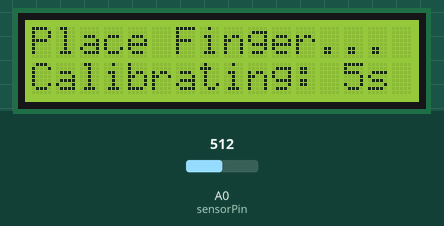
This sketch was run on a simulated Arduino Uno, built with avr-gcc and run on an emulated ATmega328P. Parts: 16×2 character LCD. The inputs (shaded band) are chosen by the test bench; at power-on: A0 (sensorPin) = 512. What the sketch prints to the serial monitor is not drawn.

Above: at 0.2 s.
At 5.2 s:
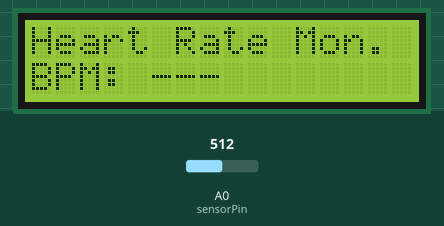

The sketch:

heart-rate-monitor-with-dfrobot-ppg-heart-rate-sensor.ino
```cpp
#include <Wire.h>
#include <LiquidCrystal_I2C.h>

// Initialize the 16x2 LCD at I2C address 0x27
LiquidCrystal_I2C lcd(0x27, 16, 2);

// Pin Configurations
const int sensorPin = A0;

// Timing Variables
unsigned long lastBeatTime = 0;
const int samplePeriod = 20; // Sample every 20ms (50Hz)
unsigned long lastSampleTime = 0;

// Signal Variables
int signalValue = 0;
int maxSignal = 0;
int minSignal = 1023;
int threshold = 850;   // Dynamic default, will overwrite during calibration
bool pulseDetected = false;
int bpm = 0;

// Custom heart icon byte array
byte heartIcon[] = {
  B00000, B01010, B11111, B11111, B11111, B01110, B00100, B00000
};

void setup() {
  Serial.begin(115200);

  lcd.init();
  lcd.backlight();
  lcd.createChar(0, heartIcon);

  // 1. CALIBRATION PHASE: Run for the first 5 seconds
  lcd.setCursor(0, 0);
  lcd.print("Place Finger... ");
  lcd.setCursor(0, 1);
  lcd.print("Calibrating: 5s ");

  unsigned long calibrationStart = millis();
  while (millis() - calibrationStart < 5000) {
    int sensorRead = analogRead(sensorPin);
    if (sensorRead > maxSignal) maxSignal = sensorRead;
    if (sensorRead < minSignal && sensorRead > 200) minSignal = sensorRead; // Ignore 0 readings
    delay(20);
  }

  // Set the threshold exactly halfway between your finger's peak and valley readings
  threshold = (maxSignal + minSignal) / 2;

  // Set up standard display UI
  lcd.clear();
  lcd.setCursor(0, 0);
  lcd.print("Heart Rate Mon.");
  lcd.setCursor(0, 1);
  lcd.print("BPM: ---");

  Serial.println("SignalValue,BPM");
}

void loop() {
  unsigned long currentTime = millis();

  if (currentTime - lastSampleTime >= samplePeriod) {
    lastSampleTime = currentTime;
    signalValue = analogRead(sensorPin);

    // Dynamic Peak Detection based on calibration values
    if (signalValue > threshold && !pulseDetected) {
      pulseDetected = true;

      unsigned long duration = currentTime - lastBeatTime;

      // Filter out double-triggers and impossible human heart rates
      if (duration > 400 && duration < 1500) {
        bpm = 60000 / duration;

        lcd.setCursor(5, 1);
        lcd.print(bpm);
        lcd.print("   ");

        lcd.setCursor(14, 1);
        lcd.write(0);
      }
      lastBeatTime = currentTime;
    }

    // Hysteresis reset: Must drop down well below the threshold to reset the lock
    if (signalValue < (threshold - 40) && pulseDetected) {
      pulseDetected = false;
      lcd.setCursor(14, 1);
      lcd.print(" ");
    }

    // Output to Serial Monitor/Plotter
    Serial.print(signalValue);
    Serial.print(",");
    Serial.println(bpm);
  }
}
```
